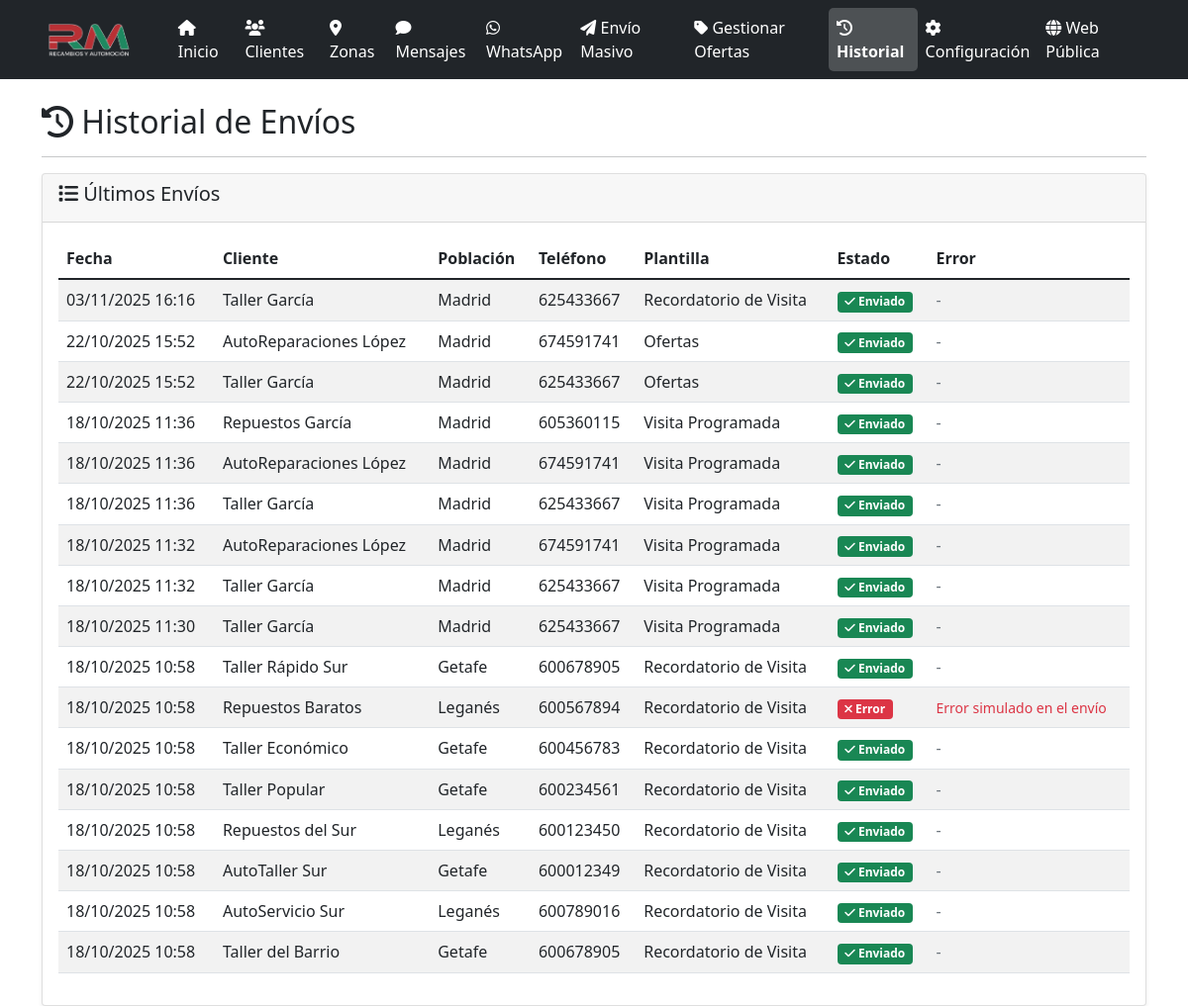
Page /historial on the earlier database version.
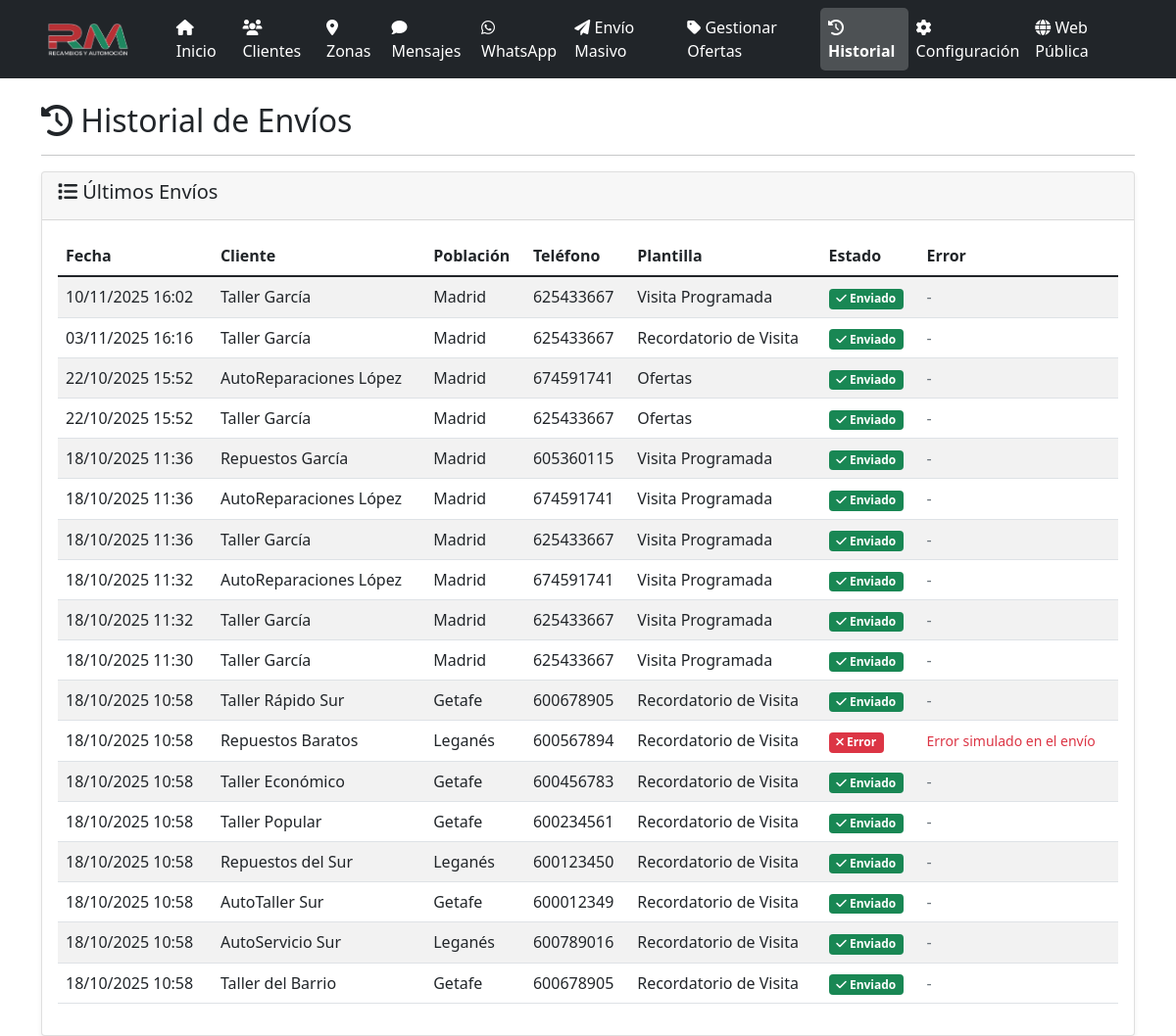
Same page on the later database version.
### models.py (models this page shows, shortened)
class MensajeEnviado(db.Model):
    id = db.Column(db.Integer, primary_key=True)
    cliente_id = db.Column(db.Integer, db.ForeignKey('cliente.id'), nullable=False)
    plantilla_id = db.Column(db.Integer, db.ForeignKey('mensaje_plantilla.id'), nullable=False)
    mensaje_final = db.Column(db.Text, nullable=False)
    enviado = db.Column(db.Boolean, default=False)
    fecha_envio = db.Column(db.DateTime)
    error = db.Column(db.Text)
    created_at = db.Column(db.DateTime, default=datetime.utcnow)

class Cliente(db.Model):
    id = db.Column(db.Integer, primary_key=True)
    nombre = db.Column(db.String(100), nullable=False)
    telefono = db.Column(db.String(20), nullable=False)
    email = db.Column(db.String(120))
    direccion = db.Column(db.Text)
    poblacion = db.Column(db.String(100))
    zona_id = db.Column(db.Integer, db.ForeignKey('zona.id'), nullable=False)
    incluir = db.Column(db.Boolean, default=True)
    activo = db.Column(db.Boolean, default=True)
    created_at = db.Column(db.DateTime, default=datetime.utcnow)
    mensajes_enviados = db.relationship('MensajeEnviado', backref='cliente', lazy=True)

class MensajePlantilla(db.Model):
    id = db.Column(db.Integer, primary_key=True)
    nombre = db.Column(db.String(100), nullable=False)
    contenido = db.Column(db.Text, nullable=False)
    activo = db.Column(db.Boolean, default=True)
    created_at = db.Column(db.DateTime, default=datetime.utcnow)
    mensajes_enviados = db.relationship('MensajeEnviado', backref='plantilla', lazy=True)

### app.py (the view)
@app.route('/historial')
def historial():
    mensajes = MensajeEnviado.query.order_by(MensajeEnviado.created_at.desc()).limit(100).all()
    return render_template('historial.html', mensajes=mensajes)

### app.py (called while the page is built, shortened)
@app.before_request
def _asegurar_scheduler():
    global _scheduler_iniciado

@app.before_request
def before_request():
    global _sistema_inicializado
    if not _sistema_inicializado and not app.config['DEBUG']:
        inicializar_sistema()

### templates/historial.html (shortened to what this page needs)
{% extends "base.html" %}
{% block content %}
<div class="row">
    <div class="col-12">
        <h2><i class="fas fa-history"></i> Historial de Envíos</h2>
        <hr>
    </div>
</div>
<div class="row">
    <div class="col-12">
        <div class="card">
            <div class="card-header">
                <h5><i class="fas fa-list"></i> Últimos Envíos</h5>
            </div>
            <div class="card-body">
                {% if mensajes %}
                    <div class="table-responsive">
                        <table class="table table-striped">
                            <thead>
                                <tr>
                                    <th>Fecha</th>
                                    <th>Cliente</th>
                                    <th>Población</th>
                                    <th>Teléfono</th>
                                    <th>Plantilla</th>
                                    <th>Estado</th>
                                    <th>Error</th>
                                </tr>
                            </thead>
                            <tbody>
                                {% for mensaje in mensajes %}
                                <tr>
                                    <td>{{ mensaje.created_at.strftime('%d/%m/%Y %H:%M') }}</td>
                                    <td>{{ mensaje.cliente.nombre }}</td>
                                    <td>{{ mensaje.cliente.poblacion or 'No especificada' }}</td>
                                    <td>{{ mensaje.cliente.telefono }}</td>
                                    <td>{{ mensaje.plantilla.nombre }}</td>
                                    <td>
                                        {% if mensaje.enviado %}
                                            <span class="badge bg-success">
                                                <i class="fas fa-check"></i> Enviado
                                            </span>
                                        {% else %}
                                            <span class="badge bg-danger">
                                                <i class="fas fa-times"></i> Error
                                            </span>
                                        {% endif %}
                                    </td>
                                    <td>
                                        {% if mensaje.error %}
                                            <small class="text-danger">{{ mensaje.error }}</small>
                                        {% else %}
                                            <span class="text-muted">-</span>
                                        {% endif %}
                                    </td>
                                </tr>
                                {% endfor %}
                            </tbody>
                        </table>
                    </div>
                {% else %}
                    <div class="text-center py-4">
                        <i class="fas fa-history fa-3x text-muted mb-3"></i>
                        <p class="text-muted">No hay historial de envíos disponible.</p>
                    </div>
                {% endif %}
            </div>
        </div>
    </div>
</div>
{% endblock %}

### templates/base.html (shortened to what this page needs)
<!DOCTYPE html>
<html lang="es">
<head>
    <link href="https://cdn.jsdelivr.net/npm/bootstrap@5.1.3/dist/css/bootstrap.min.css" rel="stylesheet">
    <link href="https://cdnjs.cloudflare.com/ajax/libs/font-awesome/6.0.0/css/all.min.css" rel="stylesheet">
</head>
<body>
    <nav class="navbar navbar-expand-lg navbar-dark bg-dark">
        <div class="container">
            <a class="navbar-brand d-flex align-items-center" href="{{ url_for('panel') }}">
                <img src="{{ url_for('static', filename='logo_rm.png') }}" alt="Recambios RM" style="height: 35px; margin-right: 10px;">
            </a>
            <div class="collapse navbar-collapse" id="navbarNav">
                <ul class="navbar-nav me-auto">
                    <li class="nav-item">
                        <a class="nav-link {% if request.endpoint == 'panel' %}active{% endif %}" href="{{ url_for('panel') }}">
                            <i class="fas fa-home"></i> Inicio
                        </a>
                    </li>
                    <li class="nav-item">
                        <a class="nav-link {% if request.endpoint == 'clientes' %}active{% endif %}" href="{{ url_for('clientes') }}">
                            <i class="fas fa-users"></i> Clientes
                        </a>
                    </li>
                    <li class="nav-item">
                        <a class="nav-link {% if request.endpoint == 'zonas' %}active{% endif %}" href="{{ url_for('zonas') }}">
                            <i class="fas fa-map-marker-alt"></i> Zonas
                        </a>
                    </li>
                    <li class="nav-item">
                        <a class="nav-link {% if request.endpoint == 'mensajes' %}active{% endif %}" href="{{ url_for('mensajes') }}">
                            <i class="fas fa-comment"></i> Mensajes
                        </a>
                    </li>
                    <li class="nav-item">
                        <a class="nav-link {% if request.endpoint in ['whatsapp_dashboard', 'whatsapp_conversation_detail', 'whatsapp_new_conversation'] %}active{% endif %}" href="{{ url_for('whatsapp_dashboard') }}">
                            <i class="fab fa-whatsapp"></i> WhatsApp
                        </a>
                    </li>
                    <li class="nav-item">
                        <a class="nav-link {% if request.endpoint == 'enviar_masivo' %}active{% endif %}" href="{{ url_for('enviar_masivo') }}">
                            <i class="fas fa-paper-plane"></i> Envío Masivo
                        </a>
                    </li>
                    <li class="nav-item">
                        <a class="nav-link {% if request.endpoint == 'ofertas' %}active{% endif %}" href="{{ url_for('ofertas') }}">
                            <i class="fas fa-tag"></i> Gestionar Ofertas
                        </a>
                    </li>
                    <li class="nav-item">
                        <a class="nav-link {% if request.endpoint == 'historial' %}active{% endif %}" href="{{ url_for('historial') }}">
                            <i class="fas fa-history"></i> Historial
                        </a>
                    </li>
                    <li class="nav-item">
                        <a class="nav-link {% if request.endpoint == 'configuracion' %}active{% endif %}" href="{{ url_for('configuracion') }}">
                            <i class="fas fa-cog"></i> Configuración
                        </a>
                    </li>
                </ul>
                <ul class="navbar-nav">
                    <li class="nav-item">
                        <a class="nav-link" href="{{ url_for('index') }}" target="_blank">
                            <i class="fas fa-globe"></i> Web Pública
                        </a>
                    </li>
                </ul>
            </div>
        </div>
    </nav>
    <div class="container mt-4">
        {% block content %}{% endblock %}
    </div>
</body>
</html>

### templates/base.html (style rules this page uses)
.navbar-brand { font-weight: bold; }
.navbar-brand img { transition: transform 0.3s ease; }
.card { box-shadow: 0 0.125rem 0.25rem rgba(0, 0, 0, 0.075); border: 1px solid rgba(0, 0, 0, 0.125); }
.navbar-dark .navbar-nav .nav-link { color: #ffffff !important; font-weight: 500; transition: all 0.3s ease; }
.navbar-dark .navbar-nav .nav-link.active { color: #ffffff !important; background-color: rgba(255, 255, 255, 0.2); border-radius: 5px; font-weight: 600; }
.navbar-dark .navbar-brand { color: #ffffff !important; }

Differences in the rows shown:
added MensajeEnviado: created_at "10/11/2025 16:02", cliente.nombre "Taller García", cliente "Madrid", cliente.telefono "625433667", plantilla.nombre "Visita Programada", enviado True (drawn)
